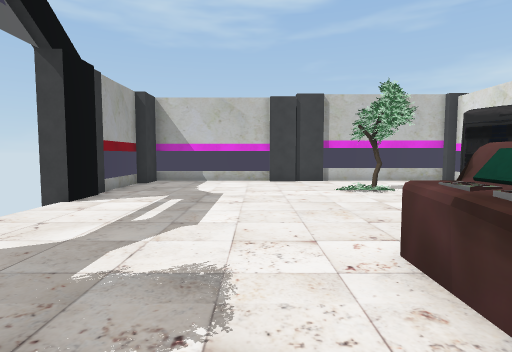
View 1 (above)

15 first-person views from a walk through a scene from a Unity 3-D project. The camera is 1.4 m above the floor, tilts 4° down and sees 80° across. The floor is counted in squares, 1.31 m on a side. Each view is taken from the middle of a square. On the plan, view 1 faces up. The plan holds only what a view shows up to about 12 squares ahead; the rest is blank. The place goes on beyond the plan. The player character is not drawn. Some animated figures are not drawn. Door leaves are left out, so doorways stand open. Some surface patterns are stand-ins.

View 2
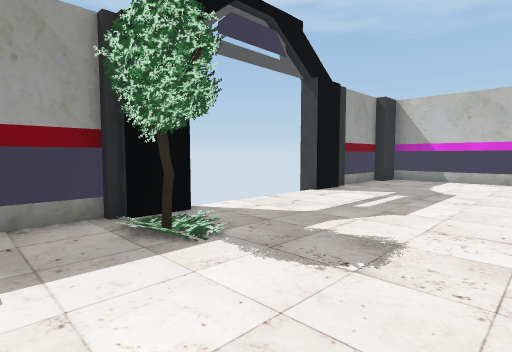

View 3
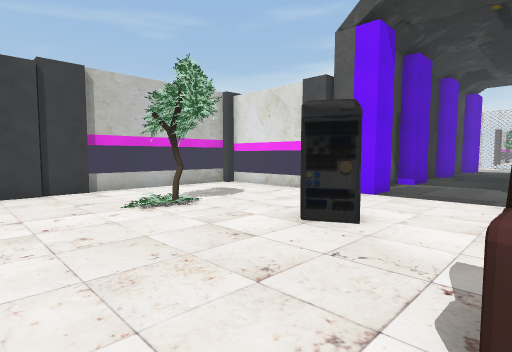

View 4
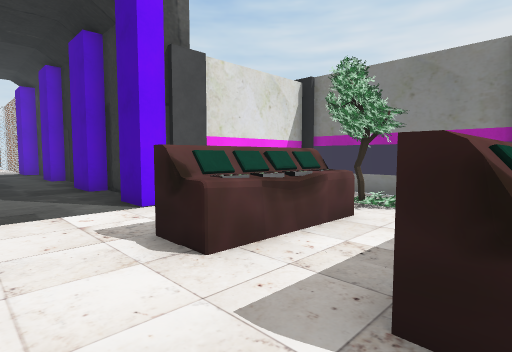

View 5
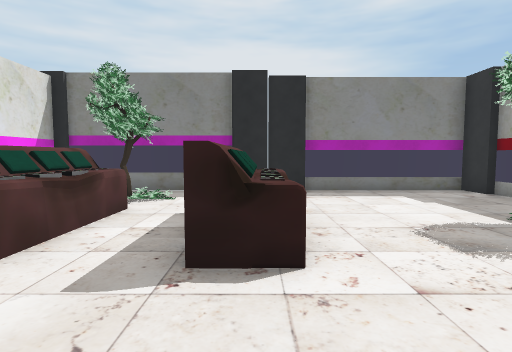

View 6
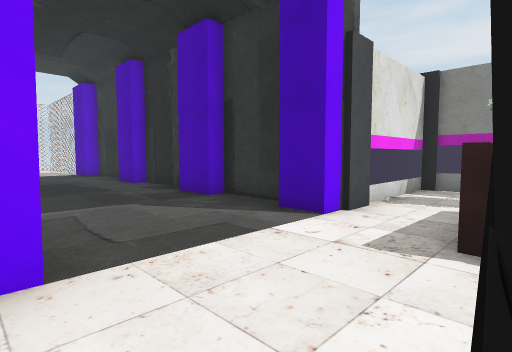

View 7
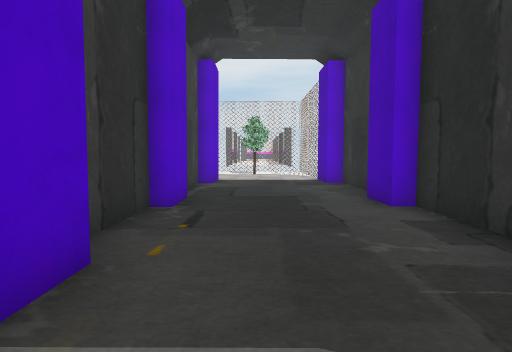

View 8
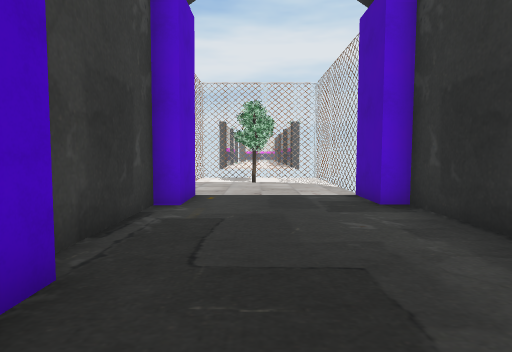

View 9
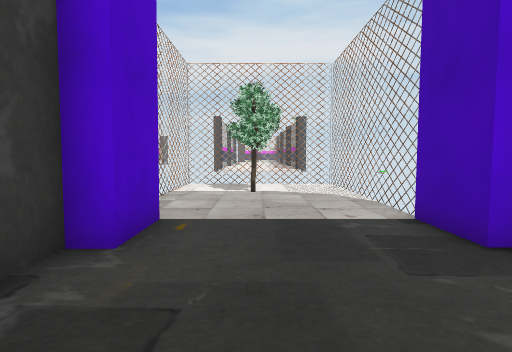

View 10
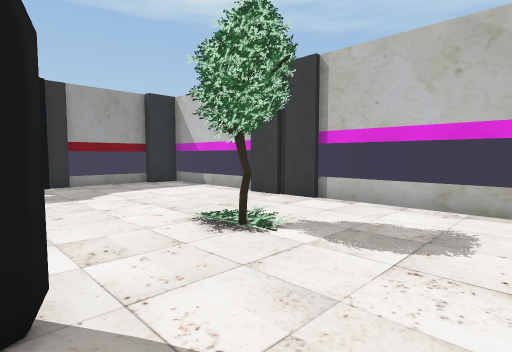

View 11
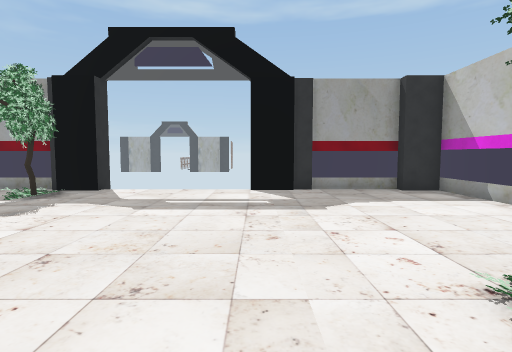

View 12
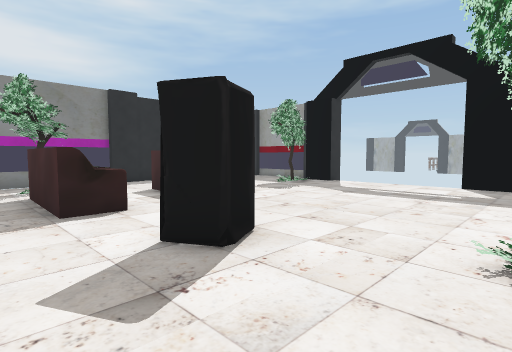

View 13
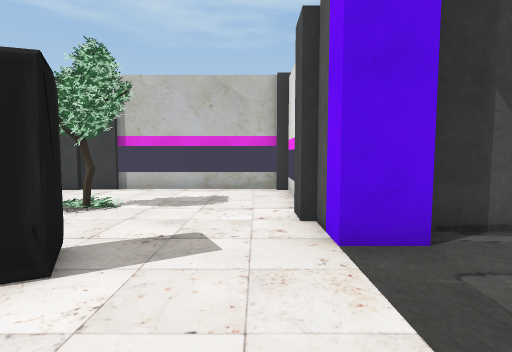

View 14
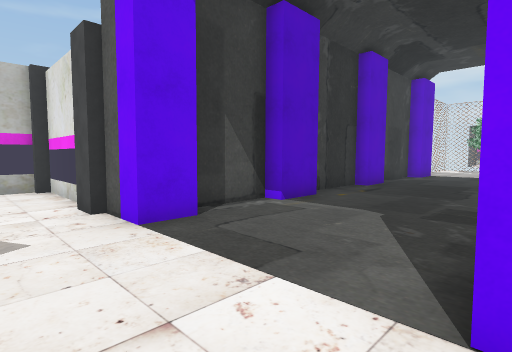

View 15
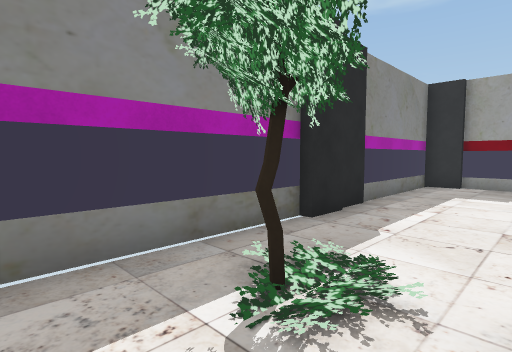

### Floor plan
Points are (right, up) in squares from view 1. A wall is a line through its corners. A room is listed if a view was taken in it or the views show most of it. See-through windows are left out.
Room 1 (views 1, 2, 3, 4, 5, 6, 7, 8, 9, 10, 11, 12, 13, 14, 15)
walls: (9.1, 6.6) (8, 6.6) (8, 7.9); (7.7, 7.9) (7.7, 8.8); (9.5, 1.7) (11.5, 1.7) (11.5, 2.4) (13, 2.4); (8, 8.9) (8, 12.5) (1.6, 12.5); (11.5, 7.2) (9.4, 7.2); (13, 6.6) (11.5, 6.6); (13.8, 1.7) (16.2, 1.7) (16.2, 2.4) (17.6, 2.4); (16.2, 7.2) (13.8, 7.2); (1.6, 12.2) (0.5, 12.2); (17.6, 6.6) (16.2, 6.6); (2.6, -3.2) (8, -3.2) (8, 2.4) (9.1, 2.4); (1.6, -3) (2.8, -3); (0.4, 12.5) (-4.1, 12.5) (-4.1, 11.4) (-4.4, 11.4) (-4.4, 8.1); (18.8, 1.7) (21.4, 1.7) (21.4, 2.4) (23.1, 2.4); (-4.1, 1.6) (-4.1, 1); (-4.2, 8.2) (-4.2, 6.8); (-4.4, 0.9) (-4.4, -2.2); (21.4, 7.2) (18.1, 7.2); (-4.2, -2.1) (-4.2, -3.2) (1.6, -3.2); (23.1, 6.6) (21.4, 6.6); (23.2, 2.1) (23.9, 2.4); (24.2, 2.1) (25, 2.4); (25, 2.1) (25.6, 2.4); (28.6, 2.1) (29.2, 2.3); (28.9, 7.4) (28.1, 7.7); (29.1, 6.2) (29.4, 6.9); (29.1, 2.6) (29.3, 3) (29.1, 3.4) (29.4, 4.1); (29.4, 3.6) (29.1, 4.2) (29.4, 4.7); (29.4, 6.4) (29.1, 7)
ways out: open door at (-4.5, 4.7); gap at (25, 2); gap at (29, 3.5); gap at (29, 7)
objects: other object (-4, 2); other object (-3, 1) to (-3, 2); other object (2, 0) to (2, 3); other object (3, 9) to (3, 10); other object (4, 5) to (5, 6); other object (5, -2) to (5, -1); other object (5, 0) to (6, 3); other object (26, 5) to (27, 6)

Positions as (right, up) in squares from view 1, and headings:
1: (0, 0), facing up
2: (1, -1), facing up-left
3: (0, 3), facing up-right
4: (2, 5), facing down-right
5: (2, 6), facing down
6: (5, 7), facing down-right
7: (10, 5), facing right
8: (15, 5), facing right
9: (18, 5), facing right
10: (7, 6), facing up-left
11: (5, 7), facing left
12: (7, 9), facing down-left
13: (7, 3), facing up
14: (6, 2), facing up-right
15: (7, 0), facing down-left
